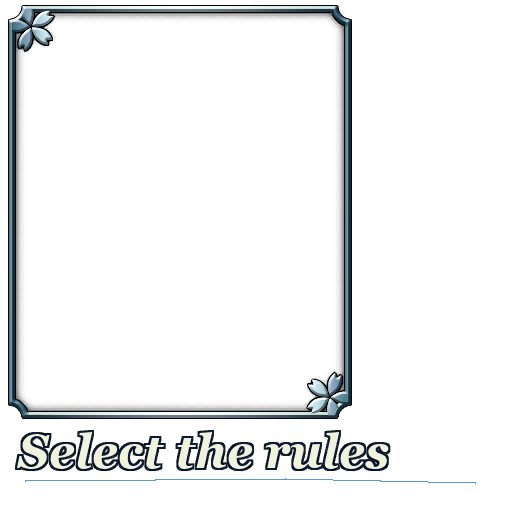
#> input picture chat_handoff/tenka_rule_000_ID_HQ.png, 512 x 512 px
$ python -i build_rewards.py   (imports and definitions only)
#> lines starting #> are read from the running program, lines starting #| are printed output that depends on the picture
#> further down, picture is the input picture: PIL image 512x512 RGBA; mean R, G, B, A 8.5, 9.9, 10.4, 24.2
"""Build semantically mapped, cell-fitted quest reward names; no live ARC writes."""
from audit_rewards import *
sys.path.insert(0,str(OUT.parent/'layout'))
from repair_native_cells import patch_bc3_rect

MAX_GLYPH=(248,32)
PL_NAMES=['Masamune Date','Yukimura Sanada','Mitsunari Ishida','Ieyasu Tokugawa','Magoichi Saica','Kanbe Kuroda','Keiji Maeda','Tsuruhime','Kotaro Fuma','Motochika Chosokabe','Yoshitsugu Otani','Yoshihiro Shimazu','Oichi','Motonari Mori','Tadakatsu Honda','Nobunaga Oda','Muneshige Tachibana','Hideaki Kobayakawa','Yoshiaki Mogami','Tenkai','Kenshin Uesugi','Kasuga','Sasuke Sarutobi','Kojuro Katakura','Matsu','Toshiie Maeda','Ujimasa Hojo','Shingen Takeda','Hisahide Matsunaga','Sorin Otomo']
PL_EXTRA={100:'Harumasa Nanbu',101:'Hirotsuna Utsunomiya',102:'Haruhisa Amago',104:'Yoritsuna Anegakoji',105:'Yoshishige Satake',106:'Kanetsugu Naoe'}
PL_ALIASES={5:'Joe C. Kuroda',11:'Chester Shimazu',13:'Sunday Mori',16:'Gallop Tachibana'}
SH_NAK={
8:['','','Tsunamoto Moniwa','Shigezane Date'],
9:['Masakage Yamagata','Kansuke Yamamoto','Yataro Onikojima','Ujinao Hojo'],
10:['Tsunashige Hojo','Tadatsugu Sakai','Naomasa Ii','Takakage Kobayakawa'],
11:['Motoharu Kikkawa','Chikasada Kira','Nobuchika Chosokabe','Toshihisa Shimazu'],
12:['Iehisa Shimazu','Yoshikage Asakura','Kazumasa Isono','Sakon Shima'],
13:['Hideie Ukita','Shigekane Suzuki','Shigetomo Suzuki','Nagamasa Kuroda'],
14:['Matabe Goto','Michinao Kono','Michiyasu Kurushima','Nagayori Murai'],
15:['Nagatomi Okumura','Yorikatsu Hiraoka','Masanari Inaba','Pitcher Hirano'],
16:['Catcher Moriguchi','Hidetsuna Sakenobe','Akiyasu Shimura','Nobuchika Kita'],
17:['Masazane Kunohe','Sukemasa Ota','Ujimoto Makabe','Takasada Haga'],
18:['Takatsugu Haga','Akisada Shioya','Ujimasa Uchigashima','Hyogonosuke Yokomichi'],
19:['Shikanosuke Yamanaka','Danzo Kato','Saizo Kirigakure','Tiger'],
20:['Takatora Todo','Hanzo Hattori','Fairlie Muto','Feather Nakatake'],
21:['Yasukatsu Owafuri','Naoshige Ono','Muneharu Shimizu','Sadatoshi Fukuhara'],
22:['Ujisato Gamo','Katsuie Shibata','Yorisato Gamo','Hyogo Mai'],
23:['Yoshimasa Satake','Magoroku Saica','Tadasumi Tani','Chikamasa Fukudome'],
24:['Ekei Ankokuji','Yoshinao Oniniwa','Genan Hojo','Tadamoto Niiro']}

def glyph_cell(im):
    bbox=im.getchannel('A').getbbox()
#> bbox = (8, 4, 476, 484)
    if not bbox:return Image.new('RGBA',(256,48),(123,0,123,0)),None
    glyph=im.getchannel('A').crop(bbox)
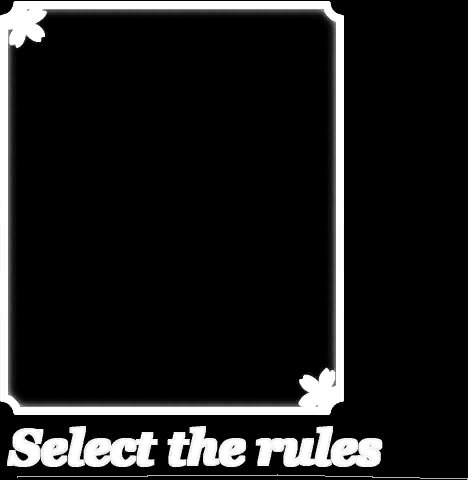
#> glyph: PIL image 468x480 L; min 0, max 255, mean 28.2
    factor=min(1,MAX_GLYPH[0]/glyph.width,MAX_GLYPH[1]/glyph.height)
#> factor = 0.0667
    if factor<1:glyph=glyph.resize((max(1,round(glyph.width*factor)),max(1,round(glyph.height*factor))),Image.Resampling.LANCZOS)
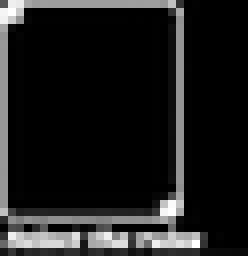
#> glyph: PIL image 31x32 L (shown 8 times larger); min 0, max 255, mean 28.6
    out=Image.new('RGBA',(256,48),(123,0,123,0));c=Image.new('L',glyph.size,123);out.paste(Image.merge('RGBA',(c,glyph,c,glyph)),((256-glyph.width)//2,(48-glyph.height)//2))
#> after `c = Image.new('L', glyph.size, 123)`: c: PIL image 31x32 L; every value is 123
#> after `out.paste(Image.merge('RGBA', (c, glyph, c, glyph)), ((256 - glyph.wid`:
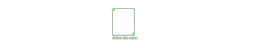
#> out: PIL image 256x48 RGBA; mean R, G, B, A 123, 2.3, 123, 2.3; transparent parts drawn white
    return out,dict(source_bbox=bbox,scale=factor,glyph_size=glyph.size,bbox=out.getchannel('A').getbbox())

# [57 lines left out: function main, not called in this run]
# [1 line not run here, left out]

>>> from PIL import Image
>>> picture = Image.open('../../../../chat_handoff/tenka_rule_000_ID_HQ.png')
>>> result = glyph_cell(picture)
